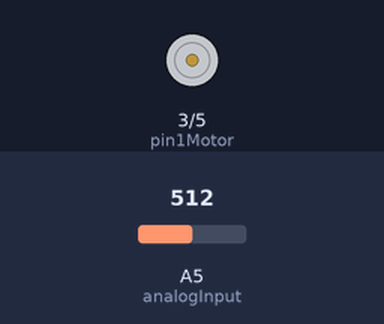
This sketch was run on a simulated Arduino Uno, built with avr-gcc and run on an emulated ATmega328P. Shown: motor-driver pin pairs drawn as motors (green arrow = first pin HIGH = forward, orange = second pin HIGH = backward, longer = more drive, scaled by the enable pin). Inputs (shaded band) come from the test bench; at power-on: A5 (analogInput) = 512.

Above: at 1.2 s.
1.3 s: A5 (analogInput) set to 716
At 2.5 s:
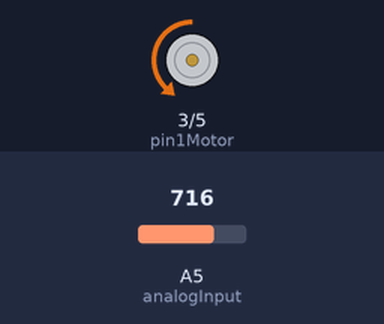
2.8 s: A5 (analogInput) set to 900
At 3.7 s:
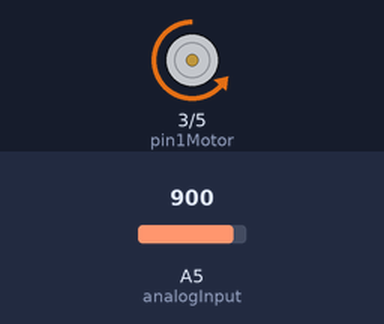
4.3 s: A5 (analogInput) set to 1023
At 4.8 s:
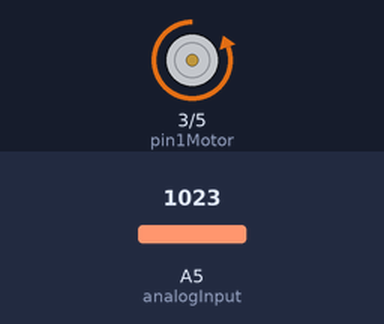
5.8 s: A5 (analogInput) set to 306
At 7.0 s:
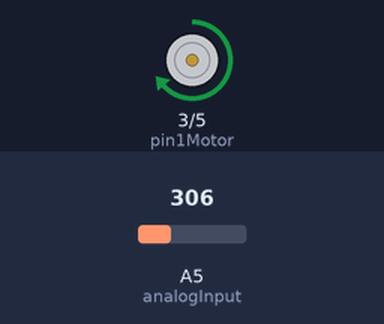
7.3 s: A5 (analogInput) set to 122
At 8.3 s:
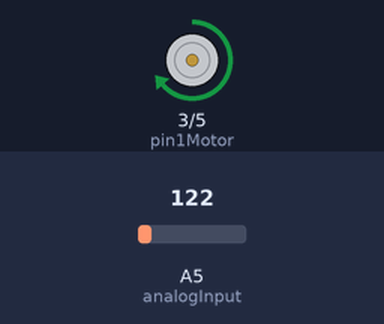
Timing chart, 0 to 9.8 s (numbered marks = the images above; inputs shaded):
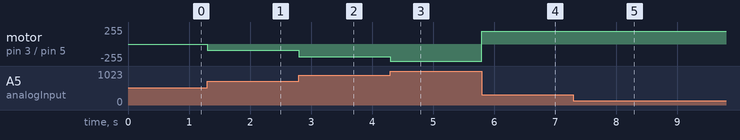

The sketch:

moteur_potentio_L293D.ino
```cpp
short pin1Motor = 3;
short pin2Motor = 5;
short pinSpeedMotor = 9;

short analogInput = A5;

void setup() {
  pinMode(pin1Motor, OUTPUT);
  pinMode(pin2Motor, OUTPUT);
  pinMode(pinSpeedMotor, OUTPUT);
  pinMode(analogInput, INPUT);

  digitalWrite(pin1Motor, LOW);
  digitalWrite(pin2Motor, LOW);
  digitalWrite(pinSpeedMotor, LOW);
}

void loop() {
  int value = analogRead(analogInput);
  value = map(value, 0, 1023, -1000, 1000);
  if (value < -50) {
    digitalWrite(pin1Motor, HIGH);
    digitalWrite(pin2Motor, LOW);
    analogWrite(pinSpeedMotor, map(value, -1000, -50, 255, 0));
  } else if (value > 50) {
    digitalWrite(pin1Motor, LOW);
    digitalWrite(pin2Motor, HIGH);
    analogWrite(pinSpeedMotor, map(value, 50, 1000, 0, 255));
  } else {
    digitalWrite(pin1Motor, LOW);
    digitalWrite(pin2Motor, LOW);
    digitalWrite(pinSpeedMotor, LOW);
  }
}
```

Measured:
- after the input at 1.3 s, motor on pin 3 (pin1Motor) / pin 5 (pin2Motor): stopped → backward 93/255 at once
- after the input at 2.8 s, motor on pin 3 (pin1Motor) / pin 5 (pin2Motor): backward 93/255 → backward 190/255 at once
- after the input at 4.3 s, motor on pin 3 (pin1Motor) / pin 5 (pin2Motor): backward 190/255 → backward 255/255 at once
- after the input at 5.8 s, motor on pin 3 (pin1Motor) / pin 5 (pin2Motor): backward 255/255 → forward 190/255 at once
- after the input at 7.3 s, motor on pin 3 (pin1Motor) / pin 5 (pin2Motor): forward 190/255 → forward 192/255 at once
